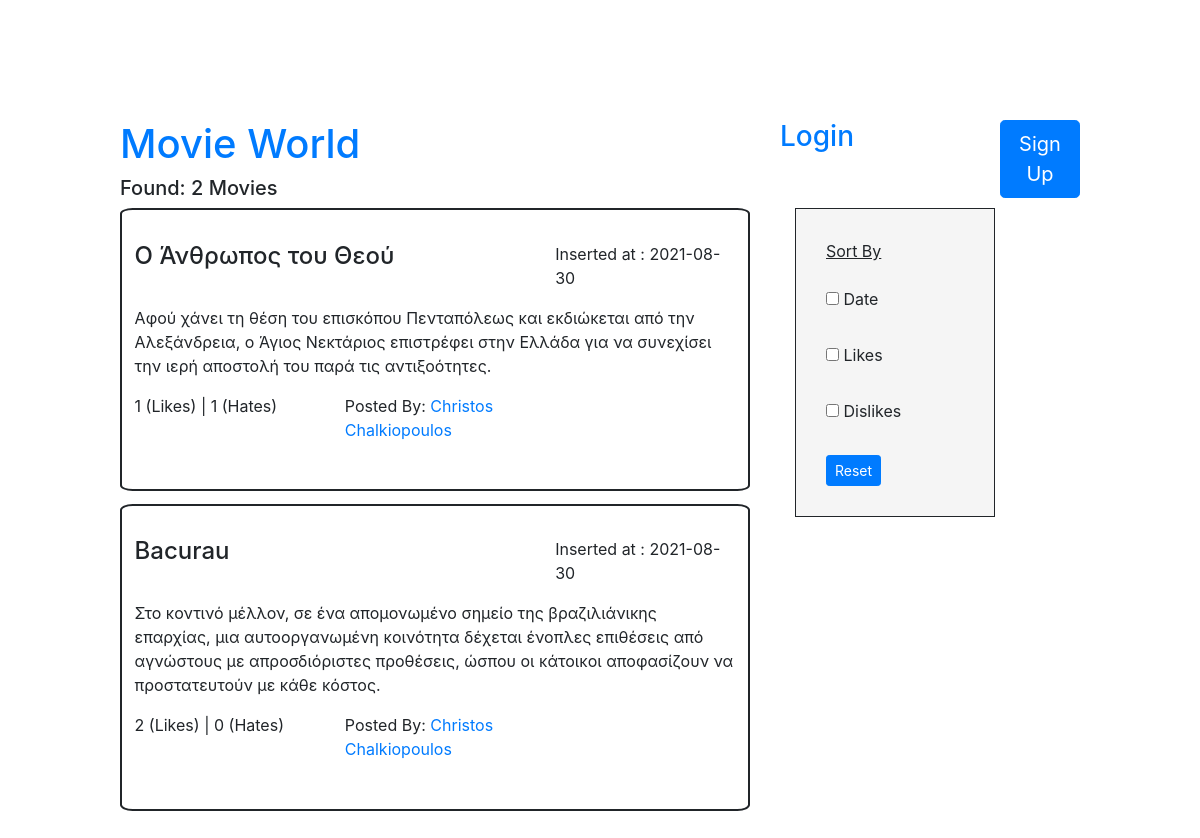
Page /user_movies.php?movieSelectedUserId=17 on the committed database.
### tables this page shows
CREATE TABLE `movies` (
  `movie_id` int(10) NOT NULL,
  `movie_title` varchar(255) NOT NULL,
  `movie_description` varchar(255) NOT NULL,
  `movie_upload_date` date NOT NULL,
  `movie_user_id` int(10) NOT NULL,
  `movie_likes` int(10) NOT NULL,
  `movie_hates` int(10) NOT NULL
);

CREATE TABLE `users` (
  `user_id` int(10) NOT NULL,
  `user_name` varchar(255) NOT NULL,
  `user_surname` varchar(255) NOT NULL,
  `user_email` varchar(255) NOT NULL,
  `user_password` varchar(255) NOT NULL
);

### user_movies.php (the view, shortened to what this page needs)
<?php
include "up.php";
$movieSelectedUserId=$_GET['movieSelectedUserId'];
?>
<div class="header">
   <div class="row">
     <div class="col-md-8">
	<h1><a href="index.php">Movie World</a></h1>
	   <?php
	     $query = "SELECT movie_id FROM movies WHERE movie_user_id = $movieSelectedUserId ORDER BY movie_id";
	     $query_run = mysqli_query($conn, $query);
	     $row1 = mysqli_num_rows($query_run);
	     echo '<h5> Found: '.$row1.' Movies</h5>';
            ?>
       </div>
       <div class="col-md-4">
       	  <div class="row">
	     	<div class="col-md-8">
		<?php
			   $getMovies="SELECT * from movies WHERE movie_user_id = $movieSelectedUserId ;";
			   $getMoviesResult=mysqli_query($conn,$getMovies);
			while($movieRows=mysqli_fetch_array($getMoviesResult))
			{
			   $movieUserId=$movieRows['movie_user_id'];
			   $getMovieUser="SELECT user_id, user_name , user_surname FROM users WHERE user_id= $movieUserId;";
			   $getMovieUserResult=mysqli_query($conn,$getMovieUser);
			   $userRows=mysqli_fetch_array($getMovieUserResult);
			   $userFirstName=$userRows['user_name'];
			   $userLastName=$userRows['user_surname'];
			   $userFullName=$userFirstName.' '. $userLastName;
		}
				if (isset ($_SESSION['logged_in']))
				{
					$loggedUserId=$_SESSION['id'];
					$getLoggedUser="SELECT * FROM users WHERE user_id= $loggedUserId;";
					$LoggedUserResult=mysqli_query($conn,$getLoggedUser);
					$LoggedUserRow=mysqli_fetch_array($LoggedUserResult);
					$logginUserFirstName=$LoggedUserRow['user_name'];
					$logginUserLastName=$LoggedUserRow['user_surname'];
					$logginUserFullName	=$logginUserFirstName.' '.$logginUserLastName;
				  echo '<br>Welcome Back:<a href="user_movies.php?movieSelectedUserId='.$movieUserId.'"> '.$logginUserFullName.'</a>';
				}
				else
				{
				  echo'<h3> <a href="login.php">Login</a><h3>';
				}
				?>
		</div>
		<div class="col-md-4">
		<?php
		if (isset ($_SESSION['logged_in']))
		{
		  echo'<h2><a href="logout.php">Logout</a> <h2>';
		}
		else
		{
		  echo'<button type="button" class="btn btn-primary btn-lg" ><a style= "color:#fff;" href="signupview.php">Sign Up</a></button>';
		}
		?>
		</div>
       	  </div>
       </div>
   </div>
<div class="row">
   <div class="col-md-8" id="movie-box-1">
	<?php
	$getMovies="SELECT * from movies WHERE movie_user_id = $movieSelectedUserId;";
	$getMoviesResult=mysqli_query($conn,$getMovies);
	while($movieRows=mysqli_fetch_array($getMoviesResult))
	{
	   $movieTitle =$movieRows['movie_title'] ;
	   $movieDescription=$movieRows['movie_description'] ;
	   $movieUserId=$movieRows['movie_user_id'];
	   $insertDate=$movieRows['movie_upload_date'] ;
	   $movieLikes=$movieRows['movie_likes'];
	   $movieHates=$movieRows['movie_hates'];
	   $getMovieUser="SELECT user_id, user_name , user_surname FROM users WHERE user_id= $movieUserId;";
	   $getMovieUserResult=mysqli_query($conn,$getMovieUser);
	   $userRows=mysqli_fetch_array($getMovieUserResult);
	   $userId=$userRows['user_id'];
	   $userFirstName=$userRows['user_name'];
	   $userLastName=$userRows['user_surname'];
?>
<?php
	    if (isset ($_SESSION['logged_in']))
	    {
		if($userId == $_SESSION['id'])
		{
		  $userFullName='You';
		}
		else
		{
		  $userFullName=$userFirstName.' '. $userLastName ;
		}
	    }
	    else
	    {
		$userFullName=$userFirstName.' '. $userLastName ;
	    }
	    echo'
	   <div class="movie-box">
	      <div class="row">
	         <div class="col-md-8">
		    <h4> '.$movieTitle.' </h4>
	         </div>
		 <div class="col-md-4">
		    <p> Inserted at : '.$insertDate.' </p>
		 </div>
	      </div>
	         <div class="movie-description">
	            <p> '.$movieDescription.' </p>
	         </div>
	      <div class="row">
		  <div class="col-md-4">
		      <span> '.$movieLikes.' (Likes) </span>|<span> '.$movieHates.' (Hates)</span>
	          </div>';
			echo'
			<div class="col-md-4">
				<p>Posted By:<a href="user_movies.php?movieSelectedUserId='.$movieUserId.'"> '.$userFullName.' </a></p>
			</div>
		</div>
	     </div> ';
	}  ?>
      </div>
     <div class="col-md-4">
	  <div class="filter-box">
		<u>Sort By</u><br><br>
	     <input type="checkbox" id="date1" name="date-box" value="Date">
	      <label for="date1"> Date</label><br><br>
	     <input type="checkbox" id="likes1" name="like-box" value="Likes">
	      <label for="likes1"> Likes</label><br><br>
	     <input type="checkbox" id="hates1" name="hate-box" value="Dislikes">
		<label for="dislikes1"> Dislikes</label><br><br>
		<a href="user_movies.php?movieSelectedUserId=<?php  echo $movieSelectedUserId; ?>"><button type="submit" class="btn btn-primary btn-sm">Reset</button></a>
	   </div>
	</div>
</div>
</div>

### css/style.css (style rules this page uses)
body { padding: 10%; }
.movie-box { border:2px solid; padding:5% 2%; border-radius:2%; margin-bottom: 2%; }
.filter-box { border:1px solid; background-color:#f5f5f5; padding:10%; margin-left:5%; width: 200px; }

### rows in the picture
movies: movie_title "Ο Άνθρωπος του Θεού", movie_upload_date "2021-08-30", movie_description "Αφού χάνει τη θέση του επισκόπου Πενταπόλεως και εκδιώκεται από την Αλεξάνδρεια, ο Άγιος Νεκτάριος επιστρέφει στην Ελλάδα για να συνεχίσει την ιερή αποστολή του παρά τις αντιξοότητες.", movie_likes "1", movie_hates "1", movie_user.user_surname "Christos Chalkiopoulos"
movies: movie_title "Bacurau", movie_upload_date "2021-08-30", movie_description "Στο κοντινό μέλλον, σε ένα απομονωμένο σημείο της βραζιλιάνικης επαρχίας, μια αυτοοργανωμένη κοινότητα δέχεται ένοπλες επιθέσεις από αγνώστους με απροσδιόριστες προθέσεις, ώσπου οι κάτοικοι αποφασίζουν να προστατευτούν με κάθε κόστος.", movie_likes "2", movie_hates "0", movie_user.user_surname "Christos Chalkiopoulos"

### other values in the picture
$row1 "2"
